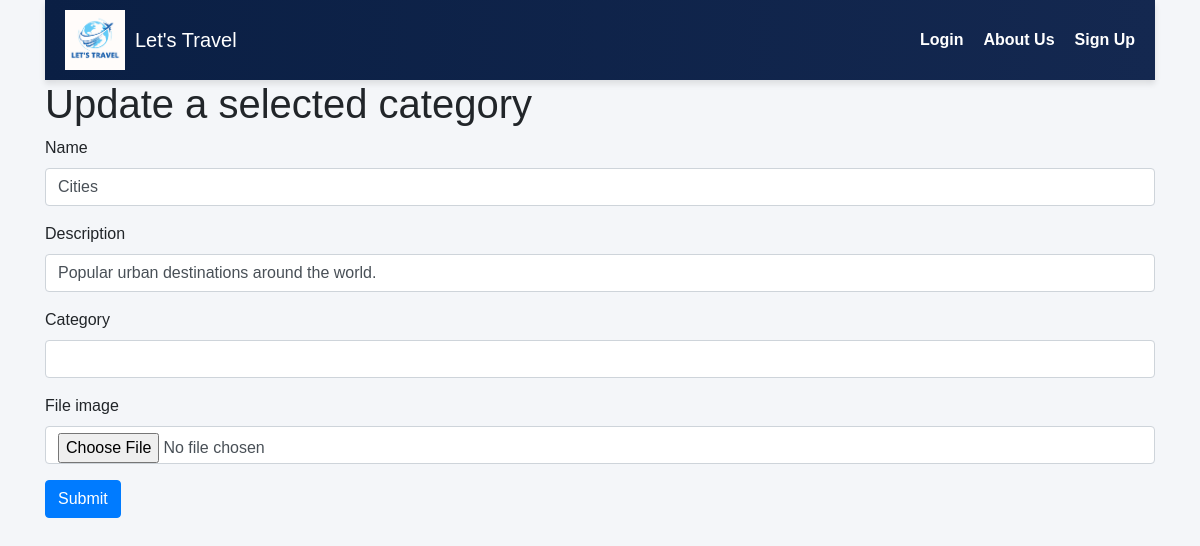
/admin/category/updatecategory.php?id=1, run on the app's committed database.
### tables this page shows
CREATE TABLE `category` (
  `CategoryID` int(11) NOT NULL,
  `Name` varchar(255) NOT NULL,
  `Description` text DEFAULT NULL,
  `Created_at` timestamp NOT NULL DEFAULT current_timestamp(),
  `Updated_at` timestamp NOT NULL DEFAULT current_timestamp() ON UPDATE current_timestamp(),
  `Image` varchar(255) DEFAULT NULL
);

### admin/category/updatecategory.php (the view, shortened to what this page needs)
<?php
$id = '';
if (isset($_GET['id'])) {
    $id = $_GET['id'];
}
$dbhost = 'localhost';
$dbuser = 'root';
$dbpassword = '';
$dbname = 'travel_blog';
$conn = @mysqli_connect($dbhost, $dbuser, $dbpassword, $dbname)
or die ('Failed to connect to db.');
$sql = "SELECT * FROM category WHERE CategoryID ='$id'";
$_result = mysqli_query($conn, $sql);
$categoryData = mysqli_fetch_assoc($_result);
$name = $categoryData['Name'];
$description = $categoryData['Description'];
$category = $categoryData['Category'];
?>
<!DOCTYPE html>
<html lang="en">
<head>
        <link rel="stylesheet" href="https://cdn.jsdelivr.net/npm/bootstrap@4.3.1/dist/css/bootstrap.min.css">
    </head>
    <body class="container">
        <?php include("../inc/_navbar.php"); ?>
    <h1>Update a selected category</h1>
    <?php if (isset($result) && $result): ?>
        <h2 class="text-success">Updated successfully! Your are redirecting to index.php after 3s...</h2>
        <script>
            setTimeout(function() {
                window.location.href = "indexcategory.php";
            }, 3000);
        </script>
    <?php else: ?>
    <form action="" method="POST" enctype="multipart/form-data">
        <div class="form-group">
                <label for="name" class="form-label">Name</label>
                <input
                    type="text" id="name" name="name" class="form-control"
                    value="<?php echo $name; ?>"
                >
        </div>
        <div class="form-group">
                <label for="description" class="form-label">Description</label>
                <input
                    type="text" id="description" name="description" class="form-control"
                    value="<?php echo $description; ?>"
                >
        </div>
        <div class="form-group">
            <label for="category" class="form-label">Category</label>
            <input type="text" id="category" name="category" class="form-control"
                value="<?php echo $category; ?>">
        </div>
        <div class="form-group">
            <label for="fileImage" class="form-label">File image</label>
            <input type="file" id="fileImage" name="fileImage" class="form-control">
        </div>
        <button type="submit" class="btn btn-primary">Submit</button>
    </form>
    <?php endif; ?>
</body>
</html>

### inc/_navbar.php (style rules this page uses)
body { margin: 0; font-family: Arial, sans-serif; background-color: #f4f6f9; }

### data on the page
category: name "Cities", description "Popular urban destinations around the world."
